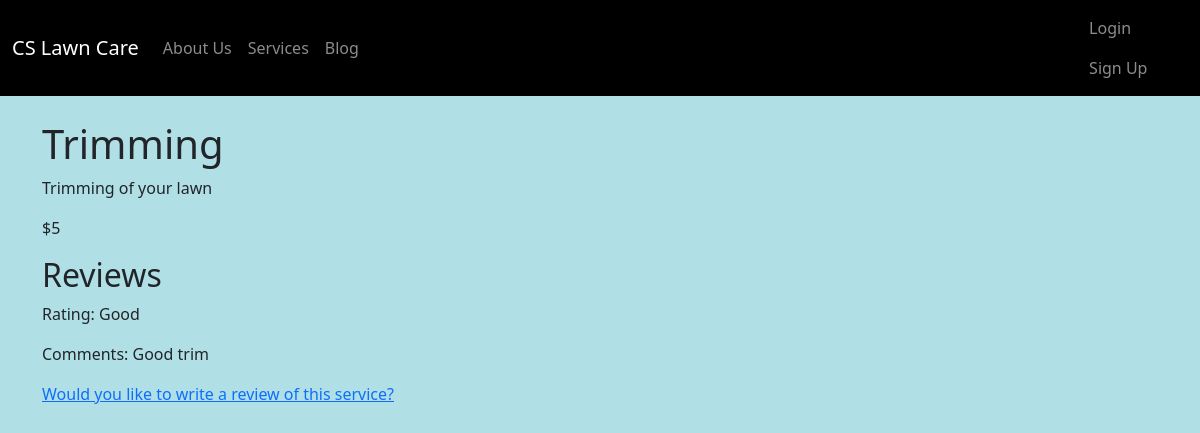
The page /service_detail/3 on the database its author committed.
### LawnCare/models.py (models this page shows, shortened)
class Service(models.Model):
    serv_id = models.CharField(max_length=50)
    serv_title = models.CharField(max_length=200)
    serv_info = models.CharField(max_length=200)
    serv_cost = models.CharField(max_length=200)
    serv_rev = models.ForeignKey('Review', on_delete=models.RESTRICT, null=True)

class Review(models.Model):
    rev_id = models.CharField(max_length=50)
    rev_rating = models.CharField(max_length=5)
    rev_comments = models.CharField(max_length=500)
    serv_id = models.ForeignKey('Service', on_delete=models.RESTRICT, null=True)

### LawnCare/views.py (the view)
# urls.py: path('service_detail/<int:pk>', views.ServiceDetailView.as_view(), name='service_detail'),
class ServiceDetailView(generic.DetailView):
    model = Service

### LawnCare/templates/LawnCare/service_detail.html
{% extends "LawnCare/base.html" %}
{% block content %}
<h1>{{ service.serv_title }}</h1>
    <p>{{ service.serv_info }}</p>
    <p>{{ service.serv_cost }}</p>
    <h2>Reviews</h2>
    <p>Rating: {{ service.serv_rev.rev_rating }}</p>
    <p>Comments: {{ service.serv_rev.rev_comments }}</p>
    <a href="{% url 'review_create' %}">Would you like to write a review of this service?</a>
{% endblock %}

### rows shown on the page
Service: serv_title "Trimming", serv_info "Trimming of your lawn", serv_cost "$5", serv_rev.rev_rating "Good", serv_rev.rev_comments "Good trim"
